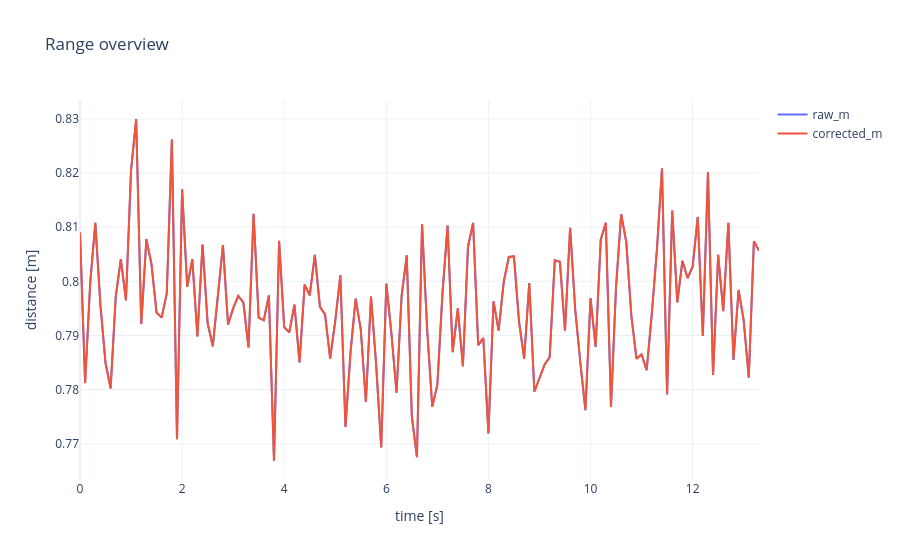

This figure's notebook cell:
### Markdown cell above
## 2. Overview

### Code cell
fig = go.Figure()
fig.add_trace(go.Scatter(x=df["time_s"], y=df["raw_m"], mode="lines", name="raw_m"))
fig.add_trace(go.Scatter(x=df["time_s"], y=df["corrected_m"], mode="lines", name="corrected_m"))
bad = df[~df["valid"]]
if len(bad):
    fig.add_trace(go.Scatter(x=bad["time_s"], y=bad["raw_m"], mode="markers", name="invalid",
                             marker=dict(color="red", symbol="x")))  # fmt: skip
out = d[d["outlier"]]
if len(out):
    fig.add_trace(go.Scatter(x=(out["time_ms"] - df["time_ms"].iloc[0]) / 1000, y=out[SIGNAL],
                             mode="markers", name="outlier", marker=dict(color="orange", size=9)))  # fmt: skip
if expected is not None:
    fig.add_hline(y=float(expected), line_dash="dash", annotation_text="expected")
fig.update_layout(title="Range overview", xaxis_title="time [s]", yaxis_title="distance [m]",
                  template="plotly_white", hovermode="x unified")  # fmt: skip
fig.show()

### Figure 1 — Plotly figure (JSON) as saved in the notebook; plotly's stock layout.template omitted (floating-point values rounded to 4 significant figures; data arrays with more than 128 entries replaced by an {"elided": "..."} marker saying what was removed)
{"data": [{"mode": "lines", "name": "raw_m", "type": "scatter", "x": {"elided": "134 float values"}, "y": {"elided": "134 float values"}}, {"mode": "lines", "name": "corrected_m", "type": "scatter", "x": {"elided": "134 float values"}, "y": {"elided": "134 float values"}}], "layout": {"hovermode": "x unified", "title": {"text": "Range overview"}, "xaxis": {"title": {"text": "time [s]"}}, "yaxis": {"title": {"text": "distance [m]"}}}}
